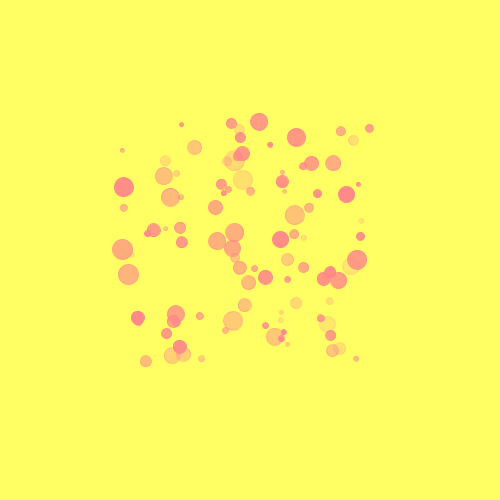
Frame 1 (no input)
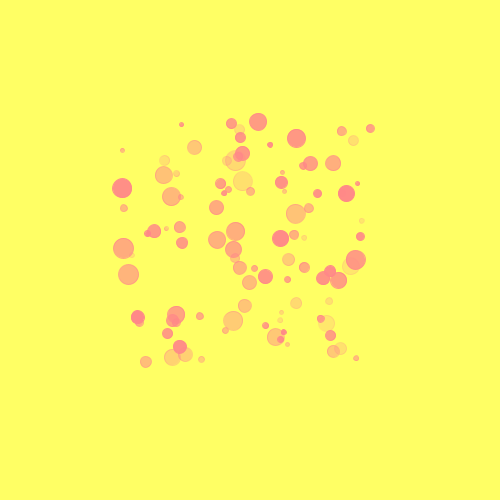
Frame 2 (the mouse pressed at the canvas centre, redrawn once)

The Processing sketch that drew these frames (run headless with seeded random() and noise(); the mouse was pressed at the canvas centre and the sketch redrawn once):

// Processing sketch: A1_9_RedDot
// ── A1_9_RedDot.pde
/*
  1.9 RedDot
 Displaying dots using an Array of objects
 
 Copyright 2022 Jakub Stachurski and Jules Verhagen
 */

// -- GLOBALS
ArrayList<RedDot> dots;
static final int dotAmount = 100; 

// -- INIT
void setup() {
  size(500,500);
  
  dots = new ArrayList<RedDot>();
  for(int i = 0; i < dotAmount; i++){
    dots.add(new RedDot());
  }
  println("AMOUNT OF DOTS: " + dots.size());
}


// -- Every Frame
void draw() {
  background(color(255,255,100));
  
  for(RedDot d: dots)
    d.display();
  for(RedDot d: dots)
    d.move();
    noLoop();
}

// ── RedDot.pde
/*
  RedDot
    A class that contains a position of a dot and that can draw said dot.

*/

final static color RED = 0x00FF8888;
final static float moveMult = 0.01;
final static float margin = 120;

class RedDot{
  int size;
  PVector pos;
  color dotColor;
  float moveSpeed;

  RedDot(){
    //Random size
    size = ceil(random(3,20));
    
    //Random position 
    this.pos = new PVector(random(margin, width - size - margin), random(margin, height - size - margin)); 
    
    //Random transparency
    dotColor = color(red(RED),green(RED),blue(RED),random(50,255)); 
    
    //Random speed
    moveSpeed = random(size, (size * 10 ))*moveMult;
  }
  
  void display(){
    stroke(dotColor);
    fill(dotColor);
    circle(pos.x,pos.y,size);
    println();
  }
  
  void move(){ //Simple browning motion with looparound
    this.pos = PVector.add(pos, PVector.random2D().mult(moveSpeed));
    
    if(pos.x < 0)
      pos.x = width; 
    else if(pos.x > width)
      pos.x = 0;
    if(pos.y < 0)
      pos.y = height; 
    else if(pos.y > height)
      pos.y = 0;
    
  }
} 
